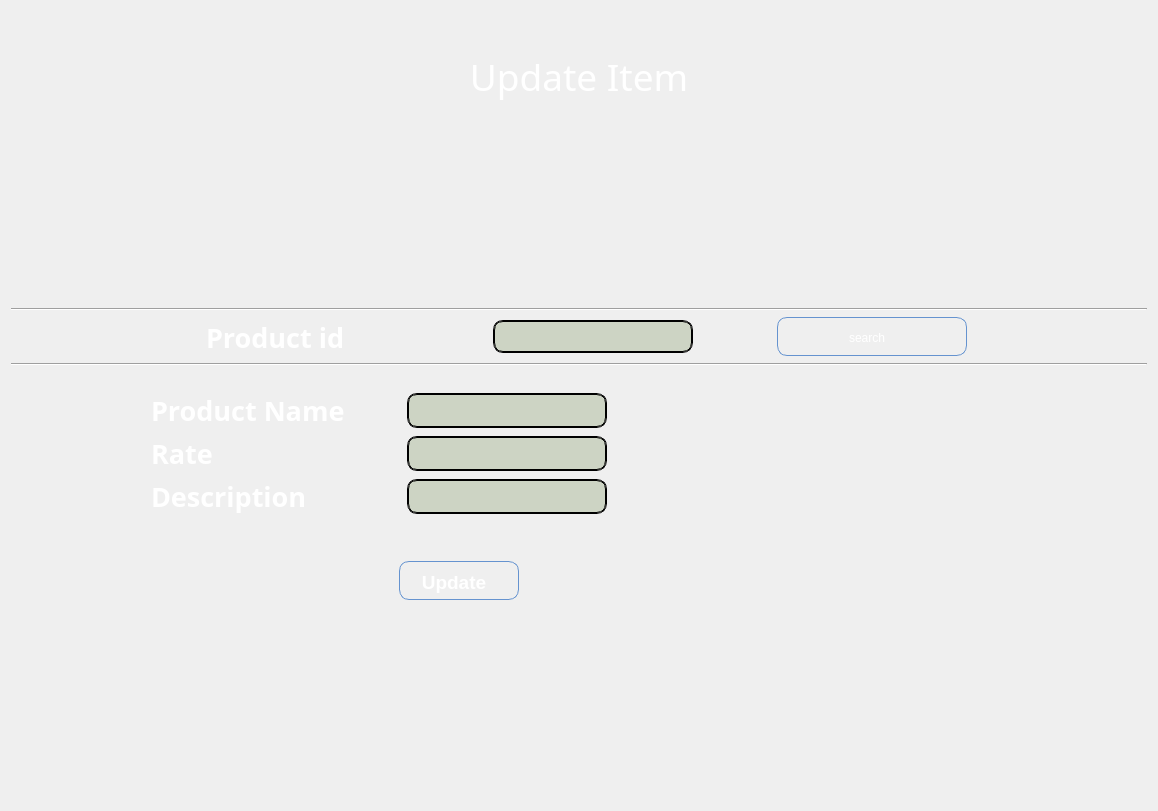
            <widget class="QWidget" name="update_Item_Page">
             <layout class="QVBoxLayout" name="verticalLayout_16">
              <item>
               <spacer name="verticalSpacer_83">
                <property name="orientation">
                 <enum>Qt::Vertical</enum>
                </property>
                <property name="sizeHint" stdset="0">
                 <size>
                  <width>20</width>
                  <height>40</height>
                 </size>
                </property>
               </spacer>
              </item>
              <item>
               <widget class="QLabel" name="label_78">
                <property name="font">
                 <font>
                  <family>Snap ITC</family>
                  <pointsize>28</pointsize>
                 </font>
                </property>
                <property name="styleSheet">
                 <string notr="true">background:transparent;
color: rgb(255, 255, 255);</string>
                </property>
                <property name="text">
                 <string>Update Item</string>
                </property>
                <property name="alignment">
                 <set>Qt::AlignCenter</set>
                </property>
               </widget>
              </item>
              <item>
               <spacer name="verticalSpacer_44">
                <property name="orientation">
                 <enum>Qt::Vertical</enum>
                </property>
                <property name="sizeHint" stdset="0">
                 <size>
                  <width>20</width>
                  <height>200</height>
                 </size>
                </property>
               </spacer>
              </item>
              <item>
               <widget class="Line" name="line_12">
                <property name="orientation">
                 <enum>Qt::Horizontal</enum>
                </property>
               </widget>
              </item>
              <item>
               <layout class="QHBoxLayout" name="horizontalLayout_17">
                <item>
                 <spacer name="horizontalSpacer_121">
                  <property name="orientation">
                   <enum>Qt::Horizontal</enum>
                  </property>
                  <property name="sizeType">
                   <enum>QSizePolicy::Maximum</enum>
                  </property>
                  <property name="sizeHint" stdset="0">
                   <size>
                    <width>117</width>
                    <height>20</height>
                   </size>
                  </property>
                 </spacer>
                </item>
                <item>
                 <widget class="QLabel" name="label_80">
                  <property name="minimumSize">
                   <size>
                    <width>0</width>
                    <height>40</height>
                   </size>
                  </property>
                  <property name="maximumSize">
                   <size>
                    <width>203</width>
                    <height>16777215</height>
                   </size>
                  </property>
                  <property name="font">
                   <font>
                    <family>Perpetua Titling MT</family>
                    <pointsize>20</pointsize>
                    <weight>75</weight>
                    <italic>false</italic>
                    <bold>true</bold>
                   </font>
                  </property>
                  <property name="styleSheet">
                   <string notr="true">background:transparent;
color: rgb(255, 255, 255);</string>
                  </property>
                  <property name="text">
                   <string>Product id</string>
                  </property>
                 </widget>
                </item>
                <item>
                 <widget class="QLineEdit" name="updateItem_ProductId_PrimaryKey_LineEdit">
                  <property name="maximumSize">
                   <size>
                    <width>200</width>
                    <height>33</height>
                   </size>
                  </property>
                  <property name="styleSheet">
                   <string notr="true">QLineEdit{
font: 75 14pt &quot;MS Shell Dlg 2&quot;;
background: rgba(90, 120, 50, 59);
	color: rgb(255, 255, 255);
    selection-color: white;   
    border: 2px groove black;
    border-radius: 10px;
    padding: 2px 4px;
}</string>
                  </property>
                  <property name="text">
                   <string/>
                  </property>
                  <property name="alignment">
                   <set>Qt::AlignCenter</set>
                  </property>
                 </widget>
                </item>
                <item>
                 <widget class="QPushButton" name="updateItem_ProductId_Search_btn">
                  <property name="maximumSize">
                   <size>
                    <width>190</width>
                    <height>16777215</height>
                   </size>
                  </property>
                  <property name="styleSheet">
                   <string notr="true">QPushButton:hover{
 background-image: url(:/newPrefix/img3.jpg);
       /* background:  qlineargradient(x1 : 0, y1 : 0, x2 : 0, y2 :   1, stop :   0.0 #ffd9aa,
                stop :   0.5 #ffbb6e, stop :   0.55 #feae42, stop :   1.0 #fedb74);*/
}

QPushButton {
        border: 1px solid #6593cf;
		border-width: 1px;
        border-radius: 10px;
        padding: 5px 15px 2px 5px;
        background:transparent;/* qlineargradient(x1 : 0, y1 : 0, x2 : 0, y2 :   1, stop :   0.0 #f5f9ff,
                stop :   0.5 #c7dfff, stop :   0.55 #afd2ff, stop :   1.0 #c0dbff);*/
       color: rgb(255, 255, 255);
		
	font: 75 14pt &quot;MS Shell Dlg 2&quot;;
        font: bold large &quot;Arial&quot;;
        height: 30px;
}




QPushButton:pressed {
        /*  background: qlineargradient(x1 : 0, y1 : 0, x2 : 0, y2 :   1, stop :   0.0 #c0dbff,
        stop :   0.5 #cfd26f, stop :   0.55 #c7df6f, stop :   1.0 #f5f9ff);*/
	    background-image: url(:/newPrefix/Img1.jpg);
        padding-top: 2px;
        padding-left: 3px;

}


QPushButton:on {
        background: qlineargradient(x1 : 0, y1 : 0, x2 : 0, y2 :   1, stop :   0.0 #5AA72D,
        stop :   0.5 #B3E296, stop :   0.55 #B3E296, stop :   1.0 #f5f9ff);
        padding-top: 2px;
        padding-left: 3px;
}

QPushButton:disabled {
        background: transparent #e5e9ee;
        padding-top: 2px;        
        padding-left: 3px;
        color: black;
}</string>
                  </property>
                  <property name="text">
                   <string>search</string>
                  </property>
                 </widget>
                </item>
                <item>
                 <spacer name="horizontalSpacer_120">
                  <property name="orientation">
                   <enum>Qt::Horizontal</enum>
                  </property>
                  <property name="sizeType">
                   <enum>QSizePolicy::Maximum</enum>
                  </property>
                  <property name="sizeHint" stdset="0">
                   <size>
                    <width>100</width>
                    <height>20</height>
                   </size>
                  </property>
                 </spacer>
                </item>
               </layout>
              </item>
              <item>
               <widget class="Line" name="line_11">
                <property name="orientation">
                 <enum>Qt::Horizontal</enum>
                </property>
               </widget>
              </item>
              <item>
               <spacer name="verticalSpacer_41">
                <property name="orientation">
                 <enum>Qt::Vertical</enum>
                </property>
                <property name="sizeType">
                 <enum>QSizePolicy::Expanding</enum>
                </property>
                <property name="sizeHint" stdset="0">
                 <size>
                  <width>20</width>
                  <height>20</height>
                 </size>
                </property>
               </spacer>
              </item>
              <item>
               <layout class="QHBoxLayout" name="horizontalLayout_84">
                <property name="leftMargin">
                 <number>100</number>
                </property>
                <property name="rightMargin">
                 <number>500</number>
                </property>
                <item>
                 <spacer name="horizontalSpacer_115">
                  <property name="orientation">
                   <enum>Qt::Horizontal</enum>
                  </property>
                  <property name="sizeHint" stdset="0">
                   <size>
                    <width>40</width>
                    <height>20</height>
                   </size>
                  </property>
                 </spacer>
                </item>
                <item>
                 <widget class="QLabel" name="label_76">
                  <property name="minimumSize">
                   <size>
                    <width>250</width>
                    <height>0</height>
                   </size>
                  </property>
                  <property name="font">
                   <font>
                    <family>Perpetua Titling MT</family>
                    <pointsize>20</pointsize>
                    <weight>75</weight>
                    <bold>true</bold>
                   </font>
                  </property>
                  <property name="styleSheet">
                   <string notr="true">background:transparent;
color: rgb(255, 255, 255);</string>
                  </property>
                  <property name="text">
                   <string>Product Name</string>
                  </property>
                 </widget>
                </item>
                <item>
                 <widget class="QLineEdit" name="updateItem_ProductName_LineEdit">
                  <property name="sizePolicy">
                   <sizepolicy hsizetype="Expanding" vsizetype="Fixed">
                    <horstretch>0</horstretch>
                    <verstretch>0</verstretch>
                   </sizepolicy>
                  </property>
                  <property name="minimumSize">
                   <size>
                    <width>200</width>
                    <height>0</height>
                   </size>
                  </property>
                  <property name="maximumSize">
                   <size>
                    <width>190</width>
                    <height>35</height>
                   </size>
                  </property>
                  <property name="styleSheet">
                   <string notr="true">QLineEdit{
font: 75 14pt &quot;MS Shell Dlg 2&quot;;
background: rgba(90, 120, 50, 59);
	color: rgb(255, 255, 255);
    selection-color: white;   
    border: 2px groove black;
    border-radius: 10px;
    padding: 2px 4px;
}</string>
                  </property>
                  <property name="text">
                   <string/>
                  </property>
                  <property name="alignment">
                   <set>Qt::AlignCenter</set>
                  </property>
                 </widget>
                </item>
                <item>
                 <spacer name="horizontalSpacer_116">
                  <property name="orientation">
                   <enum>Qt::Horizontal</enum>
                  </property>
                  <property name="sizeHint" stdset="0">
                   <size>
                    <width>40</width>
                    <height>20</height>
                   </size>
                  </property>
                 </spacer>
                </item>
               </layout>
              </item>
              <item>
               <layout class="QHBoxLayout" name="horizontalLayout_86">
                <property name="leftMargin">
                 <number>100</number>
                </property>
                <property name="rightMargin">
                 <number>500</number>
                </property>
                <item>
                 <spacer name="horizontalSpacer_118">
                  <property name="orientation">
                   <enum>Qt::Horizontal</enum>
                  </property>
                  <property name="sizeType">
                   <enum>QSizePolicy::Expanding</enum>
                  </property>
                  <property name="sizeHint" stdset="0">
                   <size>
                    <width>40</width>
                    <height>20</height>
                   </size>
                  </property>
                 </spacer>
                </item>
                <item>
                 <widget class="QLabel" name="label_77">
                  <property name="minimumSize">
                   <size>
                    <width>250</width>
                    <height>0</height>
                   </size>
                  </property>
                  <property name="font">
                   <font>
                    <family>Perpetua Titling MT</family>
                    <pointsize>20</pointsize>
                    <weight>75</weight>
                    <bold>true</bold>
                   </font>
                  </property>
                  <property name="styleSheet">
                   <string notr="true">background:transparent;
color: rgb(255, 255, 255);</string>
                  </property>
                  <property name="text">
                   <string>Rate                  </string>
                  </property>
                 </widget>
                </item>
                <item>
                 <widget class="QLineEdit" name="updateItem_Rate_LineEdit">
                  <property name="minimumSize">
                   <size>
                    <width>200</width>
                    <height>0</height>
                   </size>
                  </property>
                  <property name="maximumSize">
                   <size>
                    <width>190</width>
                    <height>35</height>
                   </size>
                  </property>
                  <property name="styleSheet">
                   <string notr="true">QLineEdit{
font: 75 14pt &quot;MS Shell Dlg 2&quot;;
background: rgba(90, 120, 50, 59);
color: rgb(255, 255, 255);
    selection-color: white;   
    border: 2px groove black;
    border-radius: 10px;
    padding: 2px 4px;
}</string>
                  </property>
                  <property name="alignment">
                   <set>Qt::AlignCenter</set>
                  </property>
                 </widget>
                </item>
                <item>
                 <spacer name="horizontalSpacer_119">
                  <property name="orientation">
                   <enum>Qt::Horizontal</enum>
                  </property>
                  <property name="sizeHint" stdset="0">
                   <size>
                    <width>40</width>
                    <height>20</height>
                   </size>
                  </property>
                 </spacer>
                </item>
               </layout>
              </item>
              <item>
               <layout class="QHBoxLayout" name="horizontalLayout_83">
                <property name="leftMargin">
                 <number>100</number>
                </property>
                <property name="rightMargin">
                 <number>500</number>
                </property>
                <item>
                 <spacer name="horizontalSpacer_113">
                  <property name="orientation">
                   <enum>Qt::Horizontal</enum>
                  </property>
                  <property name="sizeHint" stdset="0">
                   <size>
                    <width>40</width>
                    <height>20</height>
                   </size>
                  </property>
                 </spacer>
                </item>
                <item>
                 <widget class="QLabel" name="label_75">
                  <property name="minimumSize">
                   <size>
                    <width>250</width>
                    <height>0</height>
                   </size>
                  </property>
                  <property name="font">
                   <font>
                    <family>Perpetua Titling MT</family>
                    <pointsize>20</pointsize>
                    <weight>75</weight>
                    <bold>true</bold>
                   </font>
                  </property>
                  <property name="styleSheet">
                   <string notr="true">background:transparent;
color: rgb(255, 255, 255);</string>
                  </property>
                  <property name="text">
                   <string>Description     </string>
                  </property>
                 </widget>
                </item>
                <item>
                 <widget class="QLineEdit" name="updateItem_Description_LineEdit">
                  <property name="minimumSize">
                   <size>
                    <width>200</width>
                    <height>0</height>
                   </size>
                  </property>
                  <property name="maximumSize">
                   <size>
                    <width>190</width>
                    <height>35</height>
                   </size>
                  </property>
                  <property name="styleSheet">
                   <string notr="true">QLineEdit{
font: 75 14pt &quot;MS Shell Dlg 2&quot;;
background: rgba(90, 120, 50, 59);
color: rgb(255, 255, 255);
    selection-color: white;   
    border: 2px groove black;
    border-radius: 10px;
    padding: 2px 4px;
}</string>
                  </property>
                  <property name="alignment">
                   <set>Qt::AlignCenter</set>
                  </property>
                 </widget>
                </item>
                <item>
                 <spacer name="horizontalSpacer_114">
                  <property name="orientation">
                   <enum>Qt::Horizontal</enum>
                  </property>
                  <property name="sizeHint" stdset="0">
                   <size>
                    <width>40</width>
                    <height>20</height>
                   </size>
                  </property>
                 </spacer>
                </item>
               </layout>
              </item>
              <item>
               <spacer name="verticalSpacer_43">
                <property name="orientation">
                 <enum>Qt::Vertical</enum>
                </property>
                <property name="sizeType">
                 <enum>QSizePolicy::Preferred</enum>
                </property>
                <property name="sizeHint" stdset="0">
                 <size>
                  <width>20</width>
                  <height>40</height>
                 </size>
                </property>
               </spacer>
              </item>
              <item>
               <layout class="QHBoxLayout" name="horizontalLayout_85">
                <property name="spacing">
                 <number>0</number>
                </property>
                <property name="topMargin">
                 <number>0</number>
                </property>
                <property name="rightMargin">
                 <number>200</number>
                </property>
                <item>
                 <widget class="QPushButton" name="updateItem_ProductId_Update_btn">
                  <property name="minimumSize">
                   <size>
                    <width>30</width>
                    <height>30</height>
                   </size>
                  </property>
                  <property name="maximumSize">
                   <size>
                    <width>120</width>
                    <height>39</height>
                   </size>
                  </property>
                  <property name="font">
                   <font>
                    <family>Arial</family>
                    <pointsize>14</pointsize>
                    <weight>75</weight>
                    <italic>false</italic>
                    <bold>true</bold>
                   </font>
                  </property>
                  <property name="styleSheet">
                   <string notr="true">QPushButton:hover{
 background-image: url(:/newPrefix/img3.jpg);
       /* background:  qlineargradient(x1 : 0, y1 : 0, x2 : 0, y2 :   1, stop :   0.0 #ffd9aa,
                stop :   0.5 #ffbb6e, stop :   0.55 #feae42, stop :   1.0 #fedb74);*/
}

QPushButton {
        border: 1px solid #6593cf;
		border-width: 1px;
        border-radius: 10px;
        padding: 5px 15px 2px 5px;
        background:transparent;/* qlineargradient(x1 : 0, y1 : 0, x2 : 0, y2 :   1, stop :   0.0 #f5f9ff,
                stop :   0.5 #c7dfff, stop :   0.55 #afd2ff, stop :   1.0 #c0dbff);*/
       color: rgb(255, 255, 255);
		
		
		font: 75 14pt &quot;MS Shell Dlg 2&quot;;
        font: bold large &quot;Arial&quot;;
        height: 30px;
}




QPushButton:pressed {
        /*  background: qlineargradient(x1 : 0, y1 : 0, x2 : 0, y2 :   1, stop :   0.0 #c0dbff,
        stop :   0.5 #cfd26f, stop :   0.55 #c7df6f, stop :   1.0 #f5f9ff);*/
	    background-image: url(:/newPrefix/Img1.jpg);
        padding-top: 2px;
        padding-left: 3px;

}


QPushButton:on {
        background: qlineargradient(x1 : 0, y1 : 0, x2 : 0, y2 :   1, stop :   0.0 #5AA72D,
        stop :   0.5 #B3E296, stop :   0.55 #B3E296, stop :   1.0 #f5f9ff);
        padding-top: 2px;
        padding-left: 3px;
}

QPushButton:disabled {
        background: transparent #e5e9ee;
        padding-top: 2px;        
        padding-left: 3px;
        color: black;
}</string>
                  </property>
                  <property name="text">
                   <string>Update</string>
                  </property>
                 </widget>
                </item>
                <item>
                 <spacer name="horizontalSpacer_24">
                  <property name="orientation">
                   <enum>Qt::Horizontal</enum>
                  </property>
                  <property name="sizeType">
                   <enum>QSizePolicy::Maximum</enum>
                  </property>
                  <property name="sizeHint" stdset="0">
                   <size>
                    <width>40</width>
                    <height>20</height>
                   </size>
                  </property>
                 </spacer>
                </item>
               </layout>
              </item>
              <item>
               <spacer name="verticalSpacer_42">
                <property name="orientation">
                 <enum>Qt::Vertical</enum>
                </property>
                <property name="sizeType">
                 <enum>QSizePolicy::Maximum</enum>
                </property>
                <property name="sizeHint" stdset="0">
                 <size>
                  <width>20</width>
                  <height>200</height>
                 </size>
                </property>
               </spacer>
              </item>
             </layout>
            </widget>
